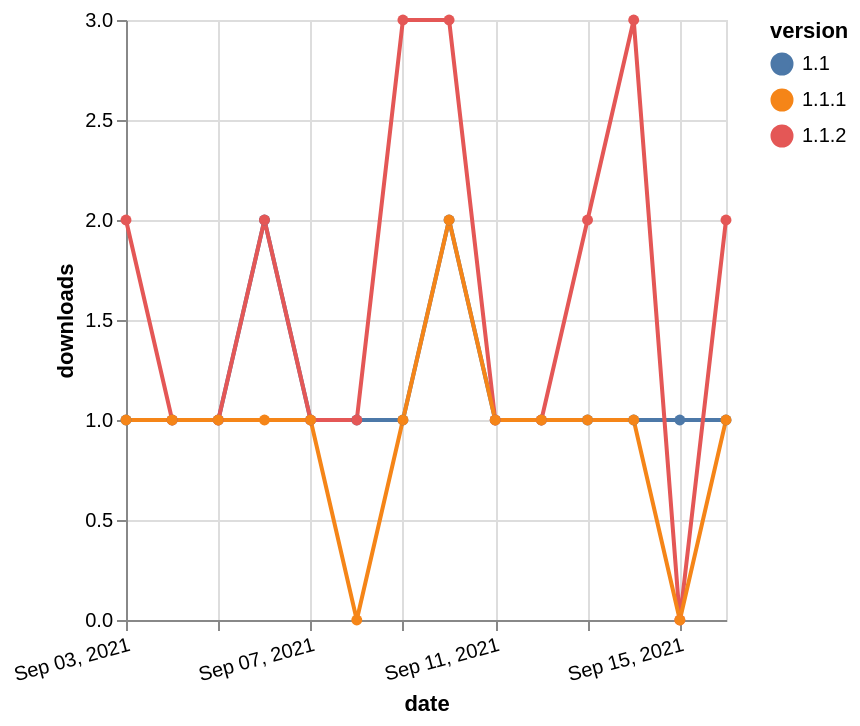

Specify this chart in Vega-Lite:
### Vega-Lite specification from a JSON file in a GitHub repository (floating-point values rounded to 4 significant figures)
{"$schema": "https://vega.github.io/schema/vega-lite/v5.json", "description": "A simple bar chart with embedded data.", "data": {"values": [{"date": "2021-09-03", "total": 380, "delta": 1, "version": "1.1"}, {"date": "2021-09-04", "total": 381, "delta": 1, "version": "1.1"}, {"date": "2021-09-05", "total": 382, "delta": 1, "version": "1.1"}, {"date": "2021-09-06", "total": 384, "delta": 2, "version": "1.1"}, {"date": "2021-09-07", "total": 385, "delta": 1, "version": "1.1"}, {"date": "2021-09-08", "total": 386, "delta": 1, "version": "1.1"}, {"date": "2021-09-09", "total": 387, "delta": 1, "version": "1.1"}, {"date": "2021-09-10", "total": 389, "delta": 2, "version": "1.1"}, {"date": "2021-09-11", "total": 390, "delta": 1, "version": "1.1"}, {"date": "2021-09-12", "total": 391, "delta": 1, "version": "1.1"}, {"date": "2021-09-13", "total": 392, "delta": 1, "version": "1.1"}, {"date": "2021-09-14", "total": 393, "delta": 1, "version": "1.1"}, {"date": "2021-09-15", "total": 394, "delta": 1, "version": "1.1"}, {"date": "2021-09-16", "total": 395, "delta": 1, "version": "1.1"}, {"date": "2021-09-03", "total": 321, "delta": 2, "version": "1.1.2"}, {"date": "2021-09-04", "total": 322, "delta": 1, "version": "1.1.2"}, {"date": "2021-09-05", "total": 323, "delta": 1, "version": "1.1.2"}, {"date": "2021-09-06", "total": 325, "delta": 2, "version": "1.1.2"}, {"date": "2021-09-07", "total": 326, "delta": 1, "version": "1.1.2"}, {"date": "2021-09-08", "total": 327, "delta": 1, "version": "1.1.2"}, {"date": "2021-09-09", "total": 330, "delta": 3, "version": "1.1.2"}, {"date": "2021-09-10", "total": 333, "delta": 3, "version": "1.1.2"}, {"date": "2021-09-11", "total": 334, "delta": 1, "version": "1.1.2"}, {"date": "2021-09-12", "total": 335, "delta": 1, "version": "1.1.2"}, {"date": "2021-09-13", "total": 337, "delta": 2, "version": "1.1.2"}, {"date": "2021-09-14", "total": 340, "delta": 3, "version": "1.1.2"}, {"date": "2021-09-15", "total": 340, "delta": 0, "version": "1.1.2"}, {"date": "2021-09-16", "total": 342, "delta": 2, "version": "1.1.2"}, {"date": "2021-09-03", "total": 255, "delta": 1, "version": "1.1.1"}, {"date": "2021-09-04", "total": 256, "delta": 1, "version": "1.1.1"}, {"date": "2021-09-05", "total": 257, "delta": 1, "version": "1.1.1"}, {"date": "2021-09-06", "total": 258, "delta": 1, "version": "1.1.1"}, {"date": "2021-09-07", "total": 259, "delta": 1, "version": "1.1.1"}, {"date": "2021-09-08", "total": 259, "delta": 0, "version": "1.1.1"}, {"date": "2021-09-09", "total": 260, "delta": 1, "version": "1.1.1"}, {"date": "2021-09-10", "total": 262, "delta": 2, "version": "1.1.1"}, {"date": "2021-09-11", "total": 263, "delta": 1, "version": "1.1.1"}, {"date": "2021-09-12", "total": 264, "delta": 1, "version": "1.1.1"}, {"date": "2021-09-13", "total": 265, "delta": 1, "version": "1.1.1"}, {"date": "2021-09-14", "total": 266, "delta": 1, "version": "1.1.1"}, {"date": "2021-09-15", "total": 266, "delta": 0, "version": "1.1.1"}, {"date": "2021-09-16", "total": 267, "delta": 1, "version": "1.1.1"}]}, "width": "container", "mark": {"type": "line", "point": {"filled": true}}, "encoding": {"x": {"field": "date", "type": "temporal", "timeUnit": "yearmonthdate", "title": "date", "axis": {"labelAngle": -15}}, "y": {"field": "delta", "type": "quantitative", "title": "downloads"}, "color": {"field": "version", "type": "nominal"}, "tooltip": {"field": "delta"}}}
